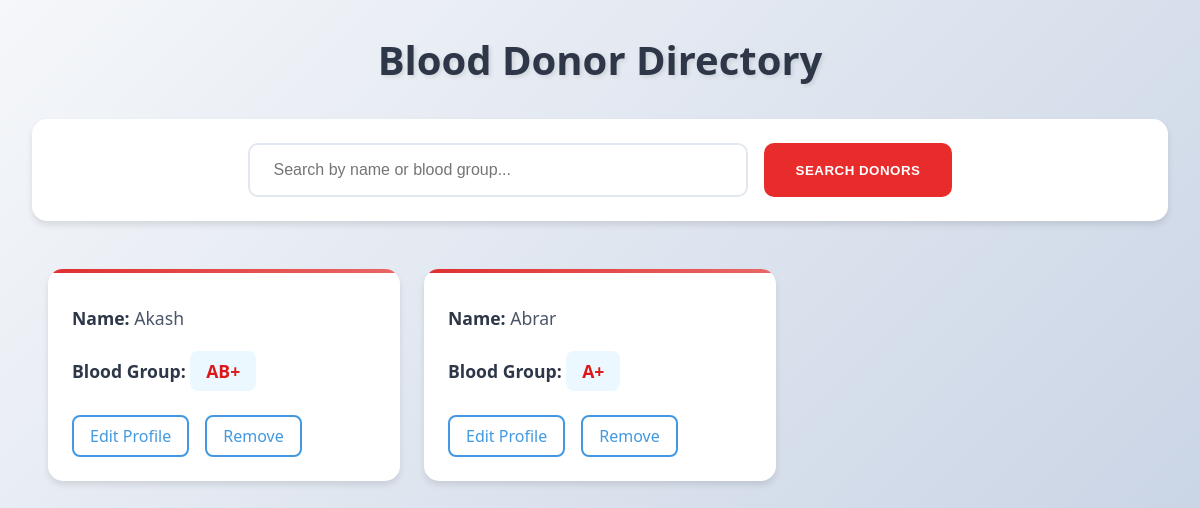
The app's page /donors/ (signed in) with its own data.
### blood_bank/models.py (models this page shows, shortened)
class Donor(models.Model):
    user = models.OneToOneField(
        User, on_delete=models.CASCADE, related_name="donor", null=True, blank=True
    )
    birth_date = models.DateField(verbose_name="Date of Birth")
    blood_group = models.ForeignKey(BloodGroup, on_delete=models.PROTECT)
    phone_number = models.CharField(
        max_length=15,
        validators=[RegexValidator(r'^\+?1?\d{9,15}$', "Enter a valid phone number.")],
        verbose_name="Phone Number",
        default="0000000000"
    )
    address = models.TextField(verbose_name="Address")
    location = models.CharField(max_length=100, null=True, blank=True)
    last_donated_date = models.DateField(null=True, blank=True)
    donation_date = models.DateField(null=True, blank=True, verbose_name="Last Donation Date")
    is_active = models.BooleanField(default=True)
    class Meta:
        verbose_name = "Donor"
        verbose_name_plural = "Donors"
        ordering = ["-donation_date"]

class BloodGroup(models.Model):
    name = models.CharField(max_length=10, unique=True, verbose_name="Blood Group")
    class Meta:
        verbose_name = "Blood Group"
        verbose_name_plural = "Blood Groups"
    def __str__(self):
        return self.name

### blood_bank/views.py (the view)
# urls.py: path('donors/', views.donor_list, name='donor_list'),
@login_required
def donor_list(request):
    query = request.GET.get('q', '')
    donors = search_queryset(Donor, query, ['user__username', 'blood_group__name', 'location']).select_related('blood_group', 'user')
    return render(request, 'donor_list.html', {'donors': donors, 'query': query})

### blood_bank/views.py (called while the page is built)
def search_queryset(model, query, search_fields):
    if not query:
        return model.objects.all()
    filters = Q()
    for field in search_fields:
        filters |= Q(**{f"{field}__icontains": query})
    return model.objects.filter(filters).distinct()

### blood_bank/templates/donor_list.html (shortened to what this page needs)
<!DOCTYPE html>
<html lang="en">
<head>
</head>
<body>
    <div class="container">
        <h1>Blood Donor Directory</h1>
        <div class="search-container">
            <form method="get">
                <input
                    type="text"
                    name="q"
                    value="{{ query }}"
                    placeholder="Search by name or blood group..."
                    autocomplete="off"
                >
                <button type="submit">Search Donors</button>
            </form>
        </div>
        <div class="donors-grid">
            {% if donors %}
                {% for donor in donors %}
                    <div class="donor-card">
                        <p><strong>Name:</strong> {{ donor.user.get_full_name|default:donor.user.username }}</p>
                        <p><strong>Blood Group:</strong> <span class="blood-group">{{ donor.blood_group }}</span></p>
                        <div class="actions">
                            <a href="/donors/{{ donor.id }}/edit">Edit Profile</a>
                            <a href="/donors/{{ donor.id }}/delete">Remove</a>
                        </div>
                    </div>
                {% endfor %}
            {% else %}
                <div class="no-donors">
                    <p>No donors found matching your search criteria.</p>
                </div>
            {% endif %}
        </div>
    </div>
</body>
</html>

### blood_bank/templates/donor_list.html (style rules this page uses)
* { margin: 0; padding: 0; box-sizing: border-box; }
body { font-family: 'Segoe UI', Tahoma, Geneva, Verdana, sans-serif; background: linear-gradient(135deg, #f5f7fa 0%, #c3cfe2 100%); min-height: 100vh; padding: 2rem; }
.container { max-width: 1200px; margin: 0 auto; }
h1 { color: #2d3748; text-align: center; margin-bottom: 2rem; font-size: 2.5rem; text-shadow: 2px 2px 4px rgba(0,0,0,0.1); animation: fadeIn 0.8s ease-out; }
.search-container { background: white; padding: 1.5rem; border-radius: 15px; box-shadow: 0 4px 6px rgba(0,0,0,0.1); margin-bottom: 2rem; animation: fadeIn 0.8s ease-out 0.2s backwards; }
form { display: flex; gap: 1rem; justify-content: center; }
input[type="text"] { padding: 1rem 1.5rem; width: 100%; max-width: 500px; border: 2px solid #e2e8f0; border-radius: 10px; font-size: 1rem; transition: all 0.3s ease; }
button { padding: 1rem 2rem; background:rgb(232, 43, 43); color: white; border: none; border-radius: 10px; font-weight: 600; cursor: pointer; transition: all 0.3s ease; text-transform: uppercase; letter-spacing: 0.5px; }
.donors-grid { display: grid; grid-template-columns: repeat(auto-fill, minmax(300px, 1fr)); gap: 1.5rem; padding: 1rem; }
.donor-card { background: white; border-radius: 15px; padding: 1.5rem; box-shadow: 0 4px 6px rgba(0,0,0,0.1); transition: all 0.3s ease; animation: fadeIn 0.8s ease-out; position: relative; overflow: hidden; }
.donor-card::before { content: ''; position: absolute; top: 0; left: 0; width: 100%; height: 4px; background: linear-gradient(90deg,rgb(223, 48, 48),rgb(234, 102, 102)); }
.donor-card p { margin: 0.8rem 0; color: #4a5568; font-size: 1.1rem; }
.donor-card strong { color: #2d3748; font-weight: 600; }
.blood-group { display: inline-block; padding: 0.5rem 1rem; background: #ebf8ff; color:rgb(220, 24, 24); border-radius: 8px; font-weight: 600; margin-top: 0.5rem; }
.actions { margin-top: 1.5rem; display: flex; gap: 1rem; }
.actions a { padding: 0.5rem 1rem; text-decoration: none; color: #4299e1; border: 2px solid #4299e1; border-radius: 8px; transition: all 0.3s ease; font-weight: 500; }

### records on screen
Donor: user.get_full_name "Akash", blood_group "AB+"
Donor: user.get_full_name "Abrar", blood_group "A+"
